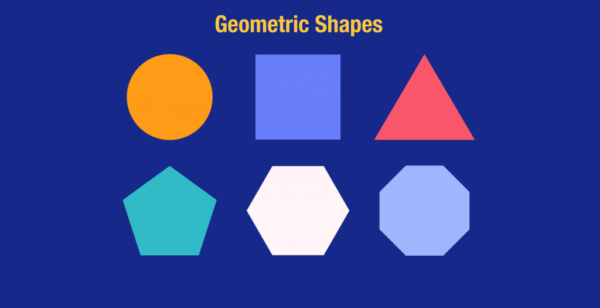
#> input picture geometric.png, 600 x 308 px
$ jupyter execute --allow-errors bt.ipynb
#> lines starting #> are read from the running program, lines starting #| are printed output that depends on the picture; after the words box and inside, x2 and y2 are one past the last pixel; in counts of white or black regions, pixels touching at a corner belong together
[cell 1]
from PIL import Image  # Sửa từ PII thành PIL
import numpy as np
import scipy.ndimage as nd
from skimage.morphology import label
from skimage.measure import regionprops
import matplotlib.pyplot as plt
import matplotlib.patches as mpatches
from skimage.filters import threshold_otsu

# Mở ảnh và chuyển sang grayscale
data = Image.open('geometric.png').convert('L')
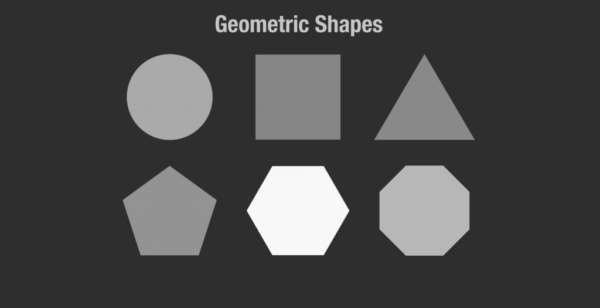
#> data: PIL image 600x308 L; min 45, max 248, mean 72.1
a = np.asarray(data)

# Thực hiện phân ngưỡng Otsu
thres = threshold_otsu(a)
#> thres = 109
b = a > thres  # Tạo ảnh nhị phân
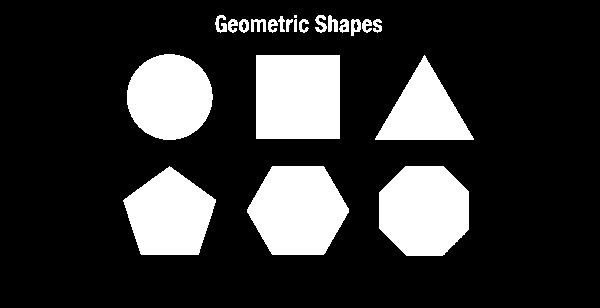
#> b: shape (308, 600) bool; 20.5% white; 22 white regions (1 under 20 px)

# Gán nhãn các vùng liên thông
c = label(b)
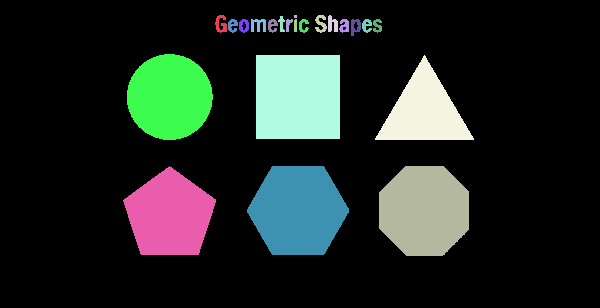
#> c: shape (308, 600) int32; 23 distinct labels, from 0 to 22; one colour per label, 0 black

# Phân tích các thuộc tính vùng
regions = regionprops(c)
#> regions = 22 regions; largest, box (x1, y1, x2, y2) and area: (256, 55, 340, 139) 7056, (247, 166, 349, 255) 6907, (379, 166, 469, 256) 6701, (127, 54, 213, 140) 5786, (123, 166, 216, 255) 5757

# Tạo figure để hiển thị
fig, ax = plt.subplots(figsize=(6, 6))
ax.imshow(c, cmap='YlOrRd')  # Hiển thị ảnh đã gán nhãn

# Vẽ bounding box cho từng vùng
for region in regions:
    min_row, min_col, max_row, max_col = region.bbox
    width = max_col - min_col
    height = max_row - min_row

    # Tạo hình chữ nhật bao quanh đối tượng
    rect = mpatches.Rectangle(
        (min_col, min_row),
        width,
        height,
        fill=False,
        edgecolor='black',
        linewidth=2
    )
    ax.add_patch(rect)
#> this loop made 22 passes
#> (min_row, min_col, max_row, max_col, width, height) on passes 1 to 12: (15, 215, 33, 227, 12, 18), (15, 294, 18, 297, 3, 3), (15, 315, 33, 327, 12, 18), (15, 328, 32, 338, 10, 17), (16, 278, 32, 285, 7, 16), (19, 228, 33, 238, 10, 14), (19, 239, 33, 249, 10, 14), (19, 251, 32, 266, 15, 13), (19, 268, 33, 278, 10, 14), (19, 286, 32, 293, 7, 13), (19, 294, 32, 297, 3, 13), (19, 299, 33, 309, 10, 14)

plt.title('Phân tích đối tượng với Bounding Box')
plt.axis('off')
plt.show()

[cell 2]
from PIL import Image
import numpy as np
import scipy.ndimage as nd
import matplotlib.pyplot as plt

# Mở ảnh và chuyển sang grayscale
data = Image.open('geometric.png').convert('L')

# Chuyển ảnh thành mảng numpy
data_array = np.array(data)

# Tạo ảnh dịch chuyển 1 pixel sang phải
shifted = nd.shift(data_array, shift=(0, 1), mode='nearest')

# Tính toán sự khác biệt tuyệt đối giữa ảnh gốc và ảnh dịch chuyển
diff = np.abs(data_array - shifted)

# Hiển thị kết quả
plt.imshow(diff, cmap='gray')
plt.title('Ảnh hiệu ứng biên từ phép dịch chuyển')
plt.axis('off')
plt.show()

[cell 3]
from PIL import Image
import numpy as np
import scipy.ndimage as nd
import matplotlib.pyplot as plt

# Mở ảnh và chuyển sang grayscale
data = Image.open('geometric.png').convert('L')

# Chuyển ảnh thành mảng numpy
data_array = np.array(data)

# Tính toán đạo hàm theo hướng x (trục 0) bằng Sobel
sobel_x = nd.sobel(data_array, axis=0)

# Tính toán đạo hàm theo hướng y (trục 1) bằng Sobel
sobel_y = nd.sobel(data_array, axis=1)
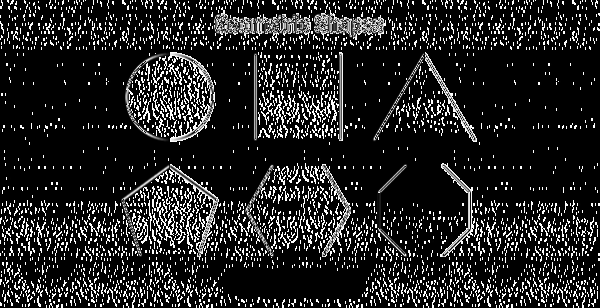
#> sobel_y: shape (308, 600); min 0, max 255, mean 36.9

# Kết hợp biên theo cả hai hướng
edge_magnitude = np.abs(sobel_x) + np.abs(sobel_y)
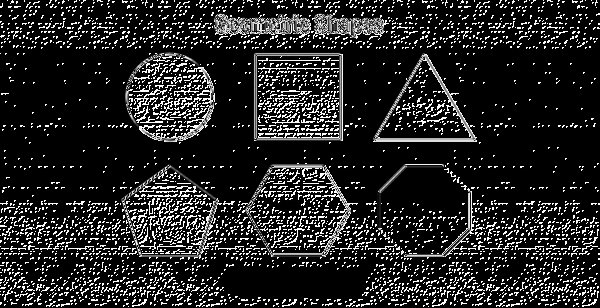
#> edge_magnitude: shape (308, 600); min 0, max 254, mean 37.2

# Hiển thị kết quả
plt.imshow(edge_magnitude, cmap='gray')
plt.title('Ảnh biên phát hiện bằng toán tử Sobel')
plt.axis('off')
plt.show()

[cell 4]
from PIL import Image
import numpy as np
import scipy.ndimage as nd
import matplotlib.pyplot as plt

def Harris(indata, alpha=0.04):
    """
    Phát hiện góc bằng phương pháp Harris
    Args:
        indata: Ảnh đầu vào (grayscale)
        alpha: Tham số nhạy (thường từ 0.04 đến 0.06)
    Returns:
        Ma trận đáp ứng góc (corner response)
    """
#> called with alpha = 0.04
    # Tính đạo hàm theo 2 hướng
    x = nd.sobel(indata, axis=0)
    y = nd.sobel(indata, axis=1)

    # Tính các thành phần của ma trận M
    x2 = nd.gaussian_filter(x**2, sigma=1)
    y2 = nd.gaussian_filter(y**2, sigma=1)
    xy = nd.gaussian_filter(x*y, sigma=1)
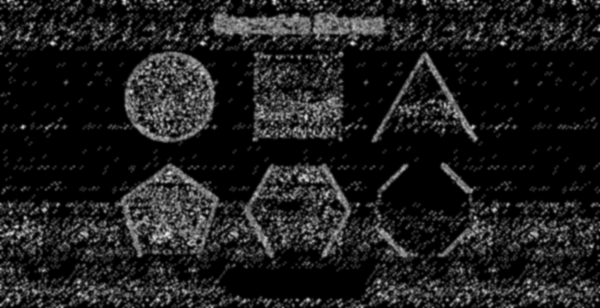
#> xy: shape (308, 600); min 0, max 236, mean 29.4

    # Tính toán corner response
    detM = x2 * y2 - xy**2
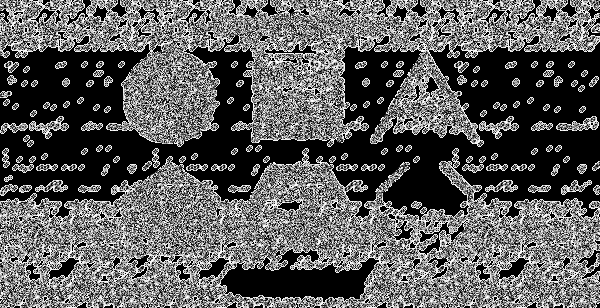
#> detM: shape (308, 600); min 0, max 255, mean 91.6
    traceM = x2 + y2
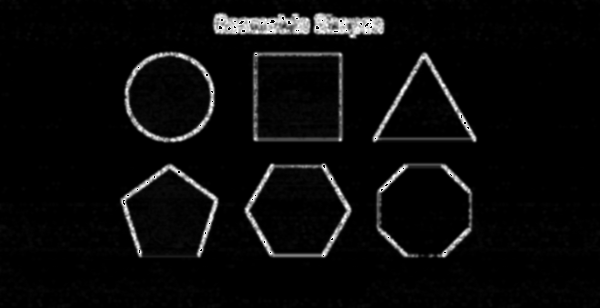
#> traceM: shape (308, 600); min 0, max 255, mean 10.5
    R = detM - alpha * traceM**2

    return R

# Mở ảnh và chuyển sang grayscale
data = Image.open('geometric.png').convert('L')
data_array = np.array(data)

# Áp dụng phát hiện góc Harris
corner_response = Harris(data_array)

# Hiển thị kết quả
plt.figure(figsize=(10, 5))
plt.subplot(121), plt.imshow(data_array, cmap='gray')
plt.title('Ảnh gốc'), plt.axis('off')

plt.subplot(122), plt.imshow(corner_response, cmap='jet')
plt.title('Bản đồ đáp ứng góc Harris'), plt.axis('off')
plt.colorbar()
plt.show()
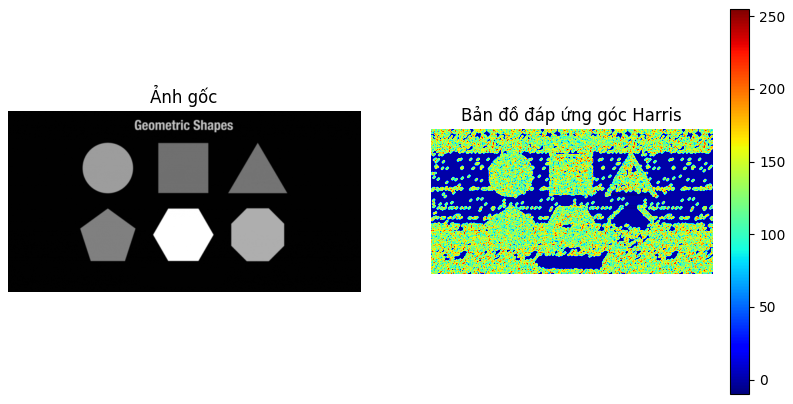
#> figure drawn by matplotlib, 3 panels

[cell 5]
import numpy as np
import matplotlib.pyplot as plt

def LineHough(data, gamma):
    """
    Thực hiện phép biến đổi Hough cho đường thẳng
    Args:
        data: Ảnh đầu vào (binary)
        gamma: Ngưỡng cường độ
    Returns:
        Không gian Hough (accumulator array)
    """
#> called with gamma = 0.5
    V, H = data.shape
    R = int(np.sqrt(V**2 + H**2))  # Bán kính tối đa
    ho = np.zeros((R, 90), dtype=float)  # Không gian Hough

    w = data.copy()  # Tạo bản sao của ảnh đầu vào
    ok = True

    theta = np.arange(90) * (np.pi / 180)  # Chuyển đổi sang radian (0-89 độ)

    while ok:
        mx = w.max()
        if mx < gamma:
            ok = False
        else:
            # Tìm điểm có giá trị lớn nhất
            v, h = np.unravel_index(w.argmax(), w.shape)
            y = V - 1 - v  # Chuyển đổi hệ tọa độ
            x = h

            # Tính rho cho tất cả các góc theta
            rh = x * np.cos(theta) + y * np.sin(theta)

            # Cập nhật không gian Hough
            for i in range(90):
                r = int(round(rh[i]))
                if 0 <= r < R:
                    ho[r, i] += mx

            # Đặt giá trị điểm đã xử lý về 0
            w[v, h] = 0

    return ho

# Tạo ảnh test với một điểm trắng ở giữa
data = np.zeros((256, 256))
data[128, 128] = 1

# Áp dụng biến đổi Hough
hough_space = LineHough(data, gamma=0.5)

# Hiển thị kết quả
plt.figure(figsize=(10, 5))
plt.subplot(121), plt.imshow(data, cmap='gray')
plt.title('Ảnh gốc (1 điểm)'), plt.axis('off')

plt.subplot(122), plt.imshow(hough_space, cmap='hot', aspect='auto')
plt.title('Không gian Hough'), plt.xlabel('Góc (0-89 độ)'), plt.ylabel('Khoảng cách rho')
plt.colorbar()
plt.show()
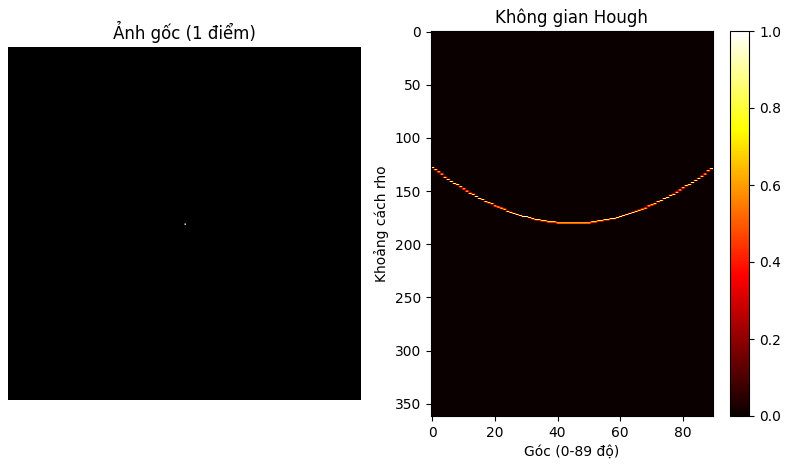
#> figure drawn by matplotlib, 3 panels
